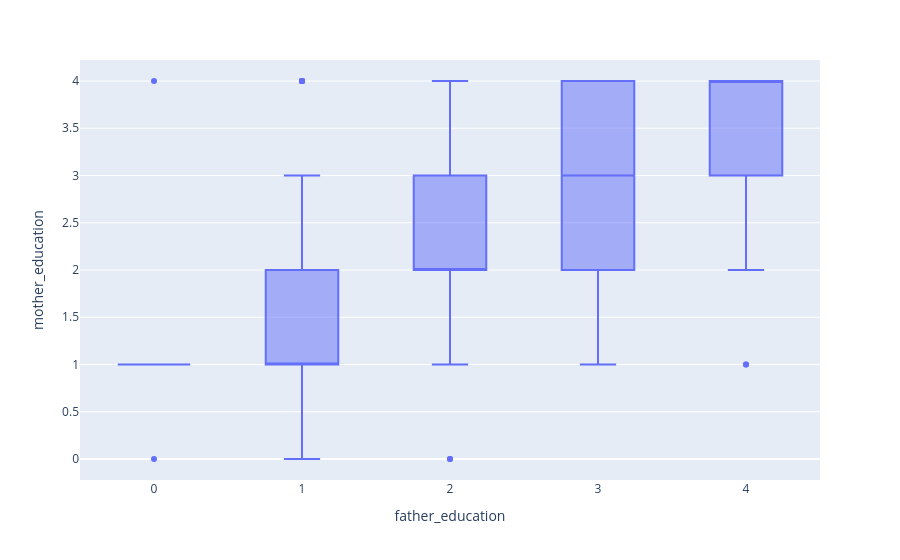

Notebook source saved alongside this figure:
### Code cell
px.box(df,x='father_education',y='mother_education')

### Figure 1 — Plotly figure (JSON) as saved in the notebook; plotly's stock layout.template omitted (floating-point values rounded to 4 significant figures; data arrays with more than 128 entries replaced by an {"elided": "..."} marker saying what was removed)
{"data": [{"alignmentgroup": "True", "hovertemplate": "father_education=%{x}<br>mother_education=%{y}<extra></extra>", "legendgroup": "", "marker": {"color": "#636efa"}, "name": "", "notched": false, "offsetgroup": "", "orientation": "v", "showlegend": false, "type": "box", "x": {"elided": "649 float values"}, "x0": " ", "xaxis": "x", "y": {"elided": "649 int values"}, "y0": " ", "yaxis": "y"}], "layout": {"boxmode": "group", "legend": {"tracegroupgap": 0}, "margin": {"t": 60}, "xaxis": {"anchor": "y", "domain": [0, 1], "title": {"text": "father_education"}}, "yaxis": {"anchor": "x", "domain": [0, 1], "title": {"text": "mother_education"}}}}
